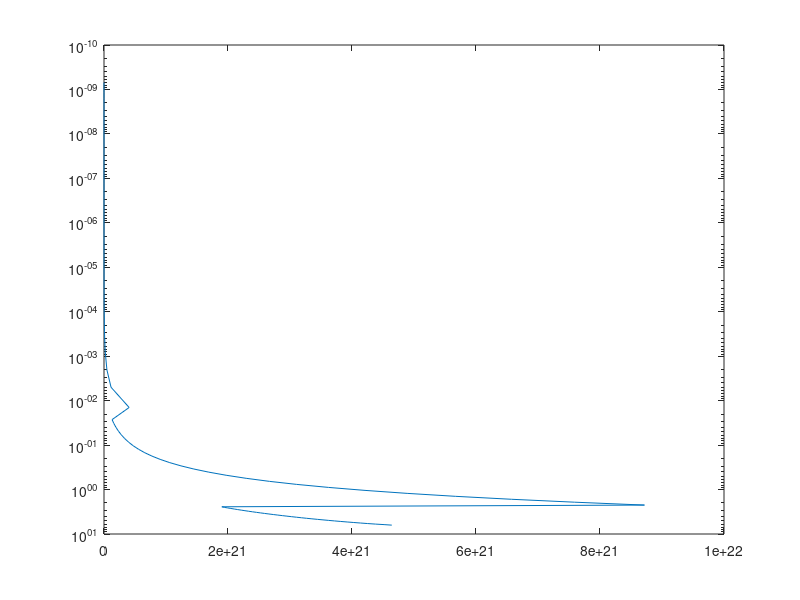

Recreate this plot in MATLAB. (Note: this script raises an error after producing the figure.)
mars = load('mars.txt');

%% pretend this is a levels profile, need to check
plot(mars(:,2),1:90); xlabel('p (mb)'); ylabel('level number');

plot(mars(:,2),mars(:,1)); xlabel('p (mb)'); ylabel('height(km)');
%% goes from 6.4 mb to 3.2 mb in height from 0 to 7.5 km
%% p = p0 exp(-h/H)
%% log(p/p0) = -h/H ==> H = h / -log(p/p0) = 7.5/ -log(3.2/6.4) = 10.82 km

%% so roughly going from 6.4 to 7 mb would be a height change of 
%% h = H * -log(p/p0) = 10.82 * log(7/6.4) = 0.96 km

semilogy(mars(:,3),mars(:,2)); set(gca,'ydir','reverse')

%%%%%%%%%%%%%%%%%%%%%%%%%%%%%%%%%%%%%%%%%%%%%%%%%%%%%%%%%%%%%%%%%%%%%%%%

%% pV = nRT ==> q = n/V L = p/RT L

L = diff(mars(:,1)) * 1000;

px = mars(:,2);
pN = px(1:end-1)-px(2:end);
pD = log(px(1:end-1)./px(2:end));
pav = pN ./ pD;

Tav = interp1(log(mars(:,2)),mars(:,3),log(pav));
Tav = Tav + 80;

semilogy(mars(:,3),mars(:,2),'b',Tav,pav,'r'); set(gca,'ydir','reverse')

R = 8.31;   %% gas constant

%% 1013 mb = 101325 N/m2
density = pav*101325/1013 .* L /R ./Tav;    %%% moles/m2
semilogy(density,pav); set(gca,'ydir','reverse')

q = density/10000 * 6.023e23;               %% molecules/cm2
semilogy(q,pav); set(gca,'ydir','reverse')

%  [index    press  part.press   temp   col.density ] =
%  [integer  real   real         real   real        ]  =
%  [nounits  atm    atm          K      kmoles/cm2  ]

MR = 0.95;   %% CO2 mixing ratio
data = [(1:length(q))' pav/1013.25 pav/1013.25*MR Tav  density/10000/1000*MR];
fid = fopen('mars_co2_amt_plus80','w');
fprintf(fid,'%3i %12.8e %12.8e %12.8f %12.8e \n',data');
fclose(fid);

addpath /home/sergio/SPECTRA
%[outwave,out_array] = run8(2,605,855,'./mars_co2_amt');
%error('oioi')
%[outwave,out_array] = driver_run8_parallel(2,605,855,'./mars_co2_amt',25);

%%%%%%%%%%%%%%%%%%%%%%%%%%%%%%%%%%%%%%%%%%%%%%%%%%%%%%%%%%%%%%%%%%%%%%%%
%% OhOh, probably need finer res than 0.0025 cm-1

doppler_widths_wavenumber

error('OhOh');

%% run these separately on different processors

for wn = 605 : 25 : 830
  outname = ['mars_co2_ods_' num2str(wn) '_plus80.mat'];
  ee = exist(outname);
  if ee == 0
    [outwave,out_array] = run8(2,wn,wn+25,'./mars_co2_amt_plus80');
    saver = ['save ' outname '  outwave out_array data'];
    eval(saver)
  end
end

for wn = 830 : -25 : 605
  outname = ['mars_co2_ods_' num2str(wn) '_plus80.mat'];
  ee = exist(outname);
  if ee == 0
    [outwave,out_array] = run8(2,wn,wn+25,'./mars_co2_amt_plus80');
    saver = ['save ' outname '  outwave out_array data'];
    eval(saver)
  end
end
%%%%%%%%%%%%%%%%%%%%%%%%%%%%%%%%%%%%%%%%%%%%%%%%%%%%%%%%%%%%%%%%%%%%%%%%
